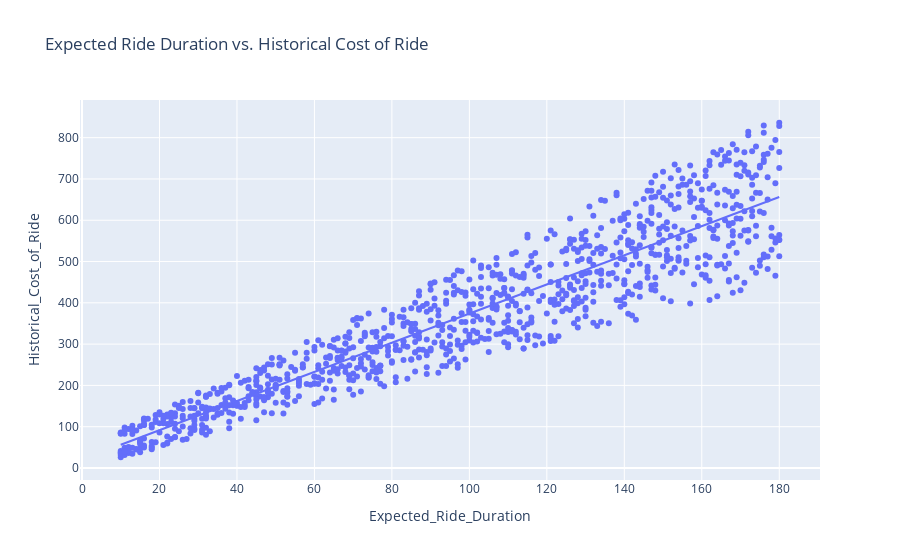

Write notebook code for a chart like this one.
### Code cell
#relationship between expected ride duration and the historical cost of the ride
fig = px.scatter(data, x='Expected_Ride_Duration', 
                 y='Historical_Cost_of_Ride',
                 title='Expected Ride Duration vs. Historical Cost of Ride', 
                 trendline='ols')
fig.show()

### Figure 1 — Plotly figure (JSON) as saved in the notebook; plotly's stock layout.template omitted (floating-point values rounded to 4 significant figures; data arrays with more than 128 entries replaced by an {"elided": "..."} marker saying what was removed)
{"data": [{"hovertemplate": "Expected_Ride_Duration=%{x}<br>Historical_Cost_of_Ride=%{y}<extra></extra>", "legendgroup": "", "marker": {"color": "#636efa", "symbol": "circle"}, "mode": "markers", "name": "", "orientation": "v", "showlegend": false, "type": "scatter", "x": {"elided": "1000 int values"}, "xaxis": "x", "y": {"elided": "1000 float values"}, "yaxis": "y"}, {"hovertemplate": "<b>OLS trendline</b><br>Historical_Cost_of_Ride = 3.53091 * Expected_Ride_Duration + 20.8668<br>R<sup>2</sup>=0.860344<br><br>Expected_Ride_Duration=%{x}<br>Historical_Cost_of_Ride=%{y} <b>(trend)</b><extra></extra>", "legendgroup": "", "marker": {"color": "#636efa", "symbol": "circle"}, "mode": "lines", "name": "", "showlegend": false, "type": "scatter", "x": {"elided": "1000 int values"}, "xaxis": "x", "y": {"elided": "1000 float values"}, "yaxis": "y"}], "layout": {"legend": {"tracegroupgap": 0}, "title": {"text": "Expected Ride Duration vs. Historical Cost of Ride"}, "xaxis": {"anchor": "y", "domain": [0, 1], "title": {"text": "Expected_Ride_Duration"}}, "yaxis": {"anchor": "x", "domain": [0, 1], "title": {"text": "Historical_Cost_of_Ride"}}}}
